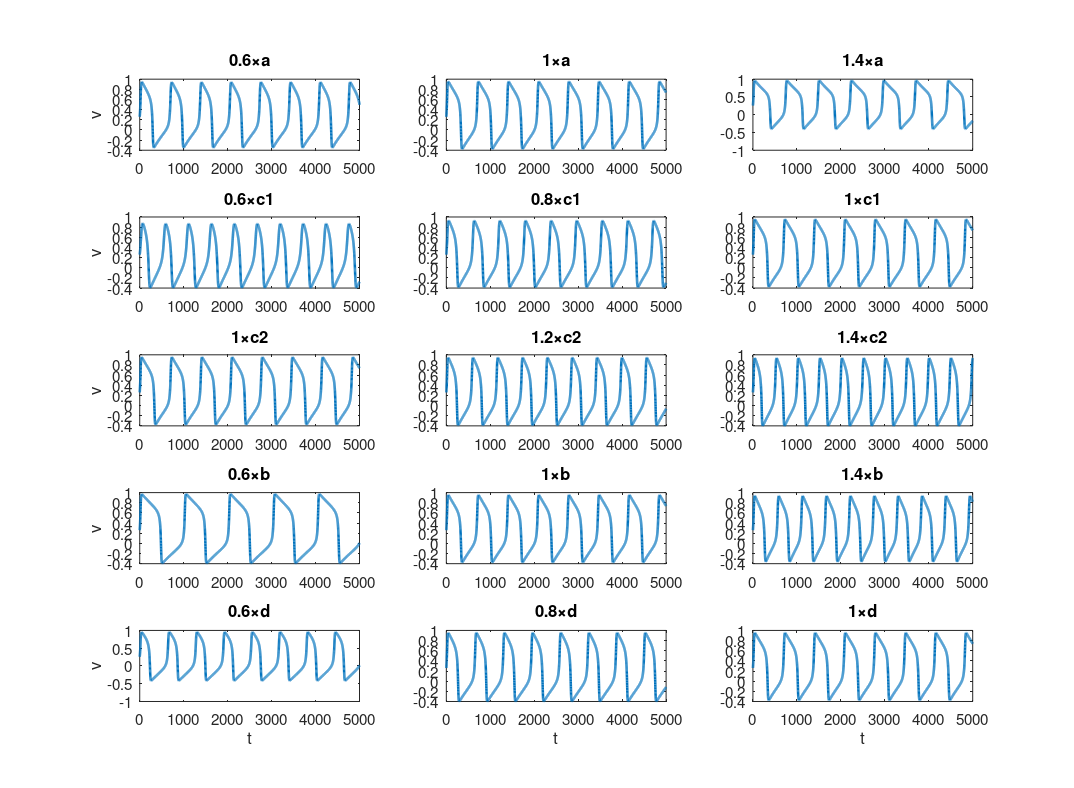

This figure's MATLAB source:
% Compute the numerical solution of the FitzHugh-Nagumo model and make some
% parameter adjustments
clear all

% Set up figure
figure('Units','centimeters', 'Position', [10 10 30 22], ...
    'PaperPositionMode', 'auto', 'PaperUnits', 'centimeters', ...
    'PaperSize', [26, 20])

% Define time step
T = 5000;     % Simulation time
N = 5000;     % Number of time points
dt = T/N;     % Time step
t = (0:dt:T); % Time vector

parameter_names = {'a', 'c1', 'c2', 'b', 'd'};

for i=1:length(parameter_names)
   
    % Select adjustment factors suitable for each parameter
    if i == 2 || i == 5
        adjust_values = 0.6:0.2:1;
    elseif i == 3
        adjust_values = 1:0.2:1.4;
    else
        adjust_values = 0.6:0.4:1.4;
    end
    
    for j=1:length(adjust_values)
        
        % Define model constants
        a = -0.12;
        c1 = 0.175;
        c2 = 0.03;
        b = 0.011;
        d = 0.55;
        
        % Adjust parameters
        p = [a, c1, c2, b, d];
        p(i) = p(i)*adjust_values(j);
        a = p(1); c1 = p(2); c2 = p(3);  b = p(4); d = p(5);

        % Set up arrays for saving the solutions
        v = zeros(N+1, 1);
        w = zeros(N+1, 1);

        % Define initial conditions
        v(1) = 0.26;
        w(1) = 0;

        % Compute the numerical solution
        for n=1:N
            v(n+1) = v(n) + dt*(c1*v(n)*(v(n)-a)*(1-v(n)) - c2*w(n));
            w(n+1) = w(n) + dt*(b*(v(n)-d*w(n)));
        end
        
        % Plot the solution
        subplot(5,3,(i-1)*3+j)
        plot(t, v, 'linewidth', 2)
        set(gca, 'fontsize', 12)
        if i==5
            xlabel('t')
        end
        if j==1
            ylabel('v')
        end
        xlim([0, 5000])
        title(sprintf('%g\\times%s', adjust_values(j), ...
            parameter_names{i}))
    end
end

% Save figure
print('-dpdf', '../Figures/Ch2_Fig5.pdf')

